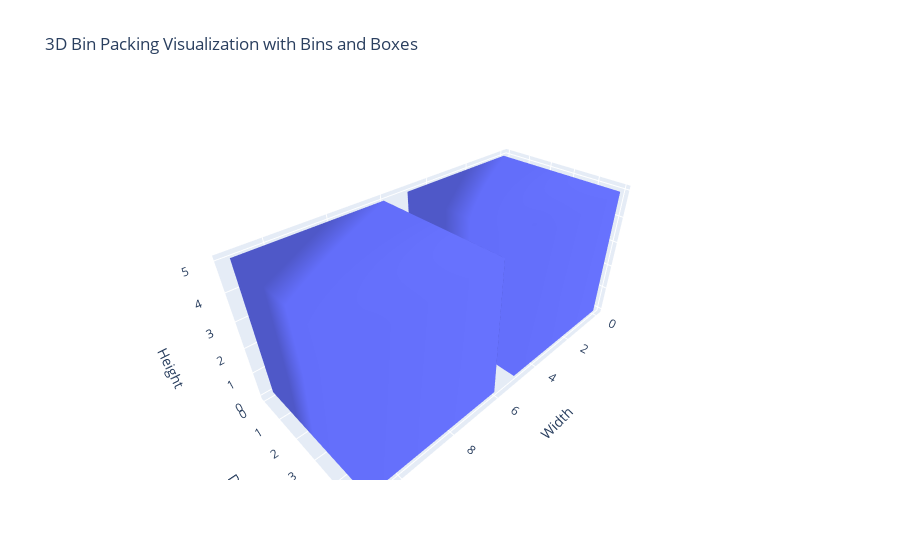

The cell this chart's notebook holds for it:
### Code cell
execute_bin_packing(brute_force, "./data/example3.txt")

### Figure 1 — Plotly figure (JSON) as saved in the notebook; plotly's stock layout.template omitted (floating-point values rounded to 4 significant figures)
{"data": [{"color": "black", "i": [0, 0, 1, 1, 2, 2, 3, 3, 0, 0], "j": [1, 5, 2, 6, 3, 7, 0, 4, 1, 2], "k": [5, 4, 6, 5, 7, 6, 4, 7, 2, 3], "name": "Bin 1", "opacity": 0.4, "type": "mesh3d", "x": [0, 5, 5, 0, 0, 5, 5, 0], "y": [0, 0, 5, 5, 0, 0, 5, 5], "z": [0, 0, 0, 0, 5, 5, 5, 5]}, {"color": "#636EFA", "i": [0, 0, 1, 1, 2, 2, 3, 3, 0, 0, 4, 4], "j": [1, 5, 2, 6, 3, 7, 0, 4, 1, 2, 5, 6], "k": [5, 4, 6, 5, 7, 6, 4, 7, 2, 3, 6, 7], "name": "Bin 1, Box 1", "opacity": 1, "type": "mesh3d", "x": [0, 5, 5, 0, 0, 5, 5, 0], "y": [0, 0, 5, 5, 0, 0, 5, 5], "z": [0, 0, 0, 0, 5, 5, 5, 5]}, {"color": "black", "i": [0, 0, 1, 1, 2, 2, 3, 3, 0, 0], "j": [1, 5, 2, 6, 3, 7, 0, 4, 1, 2], "k": [5, 4, 6, 5, 7, 6, 4, 7, 2, 3], "name": "Bin 2", "opacity": 0.4, "type": "mesh3d", "x": [6, 11, 11, 6, 6, 11, 11, 6], "y": [0, 0, 5, 5, 0, 0, 5, 5], "z": [0, 0, 0, 0, 5, 5, 5, 5]}, {"color": "#636EFA", "i": [0, 0, 1, 1, 2, 2, 3, 3, 0, 0, 4, 4], "j": [1, 5, 2, 6, 3, 7, 0, 4, 1, 2, 5, 6], "k": [5, 4, 6, 5, 7, 6, 4, 7, 2, 3, 6, 7], "name": "Bin 2, Box 1", "opacity": 1, "type": "mesh3d", "x": [6, 11, 11, 6, 6, 11, 11, 6], "y": [0, 0, 5, 5, 0, 0, 5, 5], "z": [0, 0, 0, 0, 5, 5, 5, 5]}], "layout": {"scene": {"xaxis": {"title": {"text": "Width"}}, "yaxis": {"title": {"text": "Depth"}}, "zaxis": {"title": {"text": "Height"}}}, "showlegend": true, "title": {"text": "3D Bin Packing Visualization with Bins and Boxes"}}}
